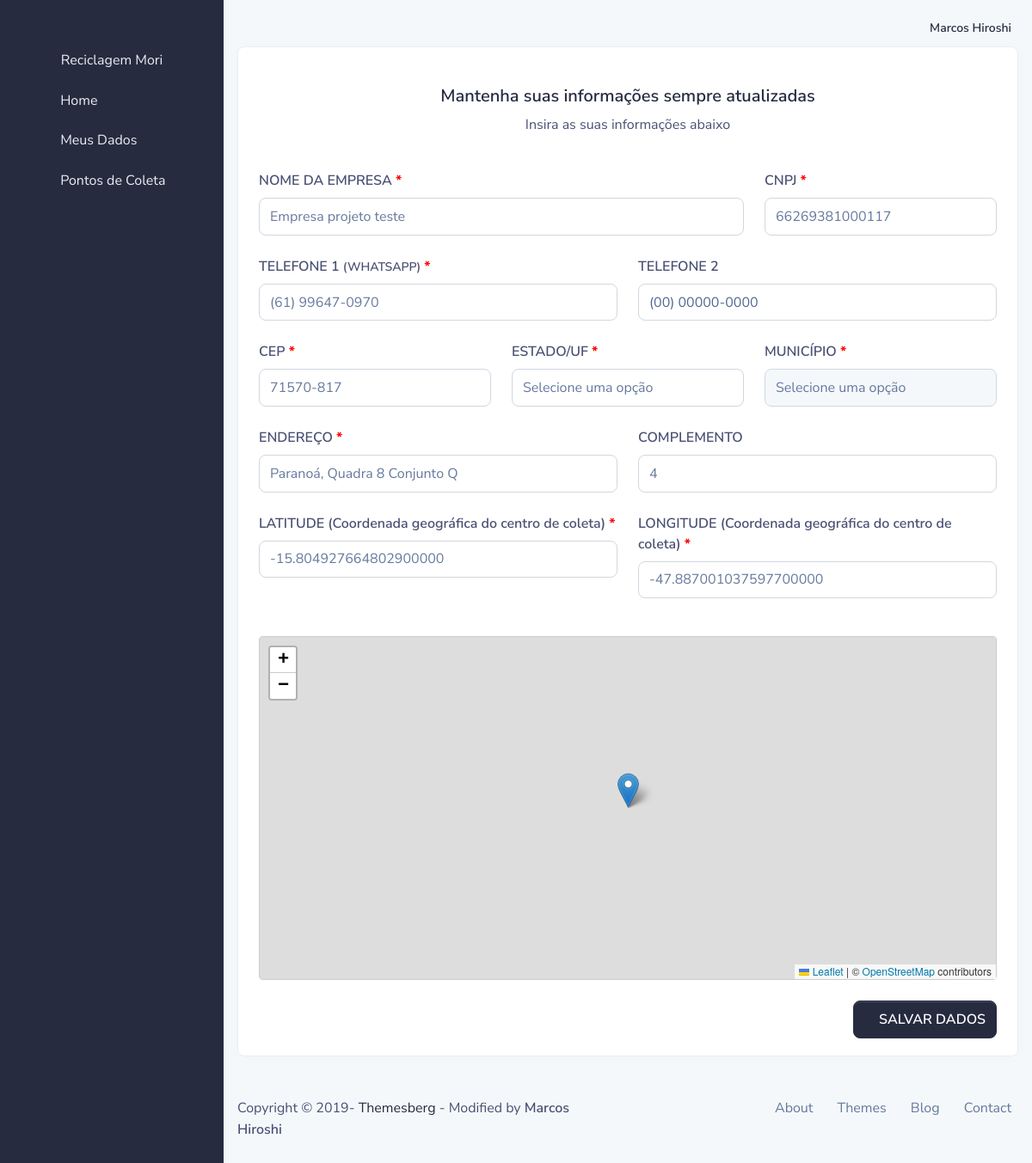
The app's page /empresa/dados/att/ (signed in) with its own data.
### usuario/models.py (models this page shows, shortened)
class User(AbstractBaseUser, PermissionsMixin):
    email = models.EmailField(verbose_name='Email de usuário', unique=True)
    first_name = models.CharField(max_length=300, blank=True, verbose_name='Nome')
    last_name = models.CharField(max_length=300, blank=True, verbose_name='Sobrenome')
    date_joined = models.DateTimeField(_('date joined'), auto_now_add=True)
    is_active = models.BooleanField(_('active'), default=False)
    is_staff = models.BooleanField(_('staff'), default=False)
    profile_active = models.ForeignKey(Group, models.DO_NOTHING, related_name='profile_active', blank=True, null=True)
    objects = UserManager()
    USERNAME_FIELD = 'email'
    REQUIRED_FIELDS = ['first_name', 'last_name']
    class Meta:
        verbose_name = _('user')
        verbose_name_plural = _('users')
    def get_full_name(self):
        return ('%s %s' % (self.first_name, self.last_name)).strip()
    def __str__(self):
        return self.get_full_name().title()

### empresa/models.py (models this page shows, shortened)
class Empresa(models.Model):
    date_create = models.DateTimeField(auto_now_add=True)
    data_updated = models.DateTimeField(auto_now=True)
    user = models.OneToOneField(User, models.DO_NOTHING, related_name='empresa_usuario')
    nome = models.CharField(max_length=256, verbose_name='Nome da Empresa')
    cnpj = models.CharField(max_length=18, verbose_name='CNPJ')
    telefone_1 = models.CharField(max_length=18, verbose_name='Telefone 1', help_text='(WHATSAPP)')
    telefone_2 = models.CharField(max_length=18, verbose_name='Telefone 2', null=True, blank=True)
    cep = models.CharField(max_length=9, verbose_name='CEP')
    logradouro = models.CharField(max_length=255, verbose_name='Endereço')
    complemento = models.CharField(max_length=255, verbose_name='Complemento', null=True, blank=True)
    municipio = models.ForeignKey(Municipio, models.DO_NOTHING, verbose_name='Município')
    longitude = models.DecimalField(max_length=255, max_digits=20, decimal_places=18, verbose_name='longitude', help_text='Coordenada geográfica do centro de coleta')
    latitude = models.DecimalField(max_length=255, max_digits=20, decimal_places=18, verbose_name='latitude', help_text='Coordenada geográfica do centro de coleta')

### empresa/views.py (the view)
# urls.py: path('dados/att/', EmpresaDadosAttView.as_view(), name='empresa_dados_att'),
class EmpresaDadosAttView(UserPassesTestMixin, UpdateView):
    model = Empresa
    template_name = '04_empresa/dados.html'
    form_class = EmpresaDadosForm
    permission_required = 'empresa.view_empresa'
    success_url = reverse_lazy('empresa_home')
    def test_func(self):
        return True if self.request.user.is_authenticated and self.request.user.profile_active.name == 'EMPRESA' else False
    def get_object(self, queryset=None):
        return self.request.user.empresa_usuario

### core/models/localidade.py (called while the page is built)
    def __str__(self):
        return self.nome

### www/templates/04_empresa/dados.html (shortened to what this page needs)
{% extends '04_empresa/base.html' %}
{% load static %}
{% block extra_css %}
    <link rel="stylesheet" href="https://unpkg.com/leaflet@1.7.1/dist/leaflet.css" />
{% endblock extra_css %}
{% block main %}
    <div class="row">
        <div class="col-md-12">
            <div class="card border-light shadow-sm">
                <div class="card-body">
                    <div class="row mt-4">
                        <div class="col-12 text-center">
                            {% if user.morador_usuario %}
                                <h5>Mantenha suas informações sempre atualizadas</h5>
                                <p>Insira as suas informações abaixo</p>
                            {% else %}
                                <h5>Faça o seu cadastro para participar do projeto</h5>
                                <p>Insira as suas informações abaixo</p>
                            {% endif %}
                        </div>
                    </div>
                    <form method="POST">
                        <div class="row mt-4">
                            <div class="col-md-8">
                                <label for="{{ form.nome.id_for_label }}">{{ form.nome.label|upper }} <b style="color: red">*</b></label>
                                {{ form.nome }}
                            </div>
                            <div class="col-md-4">
                                <label for="{{ form.cnpj.id_for_label }}">{{ form.cnpj.label|upper }} <b style="color: red">*</b></label>
                                {{ form.cnpj }}
                            </div>
                        </div>
                        <div class="row mt-4">
                            <div class="col-md-6">
                                <label for="{{ form.telefone_1.id_for_label }}">{{ form.telefone_1.label|upper }}
                                    <small>{{ form.telefone_1.help_text }}</small>
                                    <b style="color: red">*</b>
                                </label>
                                {{ form.telefone_1 }}
                            </div>
                            <div class="col-md-6">
                                <label for="{{ form.telefone_2.id_for_label }}">{{ form.telefone_2.label|upper }}</label>
                                {{ form.telefone_2 }}
                            </div>
                        </div>
                        <div class="row mt-4">
                            <div class="col-md-4">
                                <label for="{{ form.cep.id_for_label }}">{{ form.cep.label|upper }} <b style="color: red">*</b></label>
                                {{ form.cep }}
                            </div>
                            <div class="col-md-4" id="js-ajax-municipio" data-municipio-url="{% url 'ajax_municipios_data_todos' %}">
                                <label for="{{ form.estado.id_for_label }}">ESTADO/UF <b style="color: red">*</b></label>
                                {{ form.estado }}
                            </div>
                            <div class="col-md-4">
                                <label for="{{ form.municipio.id_for_label }}">{{ form.municipio.label|upper }} <b style="color: red">*</b></label>
                                <div>
                                    <select class="form-control" id="id_municipio" name="municipio" required>
                                        <option>Selecione uma opção</option>
                                    </select>
                                </div>
                            </div>
                        </div>
                        <div class="row mt-4">
                            <div class="col-md-6">
                                <label for="{{ form.logradouro.id_for_label }}">{{ form.logradouro.label|upper }} <b style="color: red">*</b></label>
                                {{ form.logradouro }}
                            </div>
                            <div class="col-md-6">
                                <label for="{{ form.complemento.id_for_label }}">{{ form.complemento.label|upper }}</label>
                                {{ form.complemento }}
                            </div>
                        </div>
                        <div class="row mt-4">
                            <div class="col-md-6">
                                <label for="{{ form.latitude.id_for_label }}">{{ form.latitude.label|upper }} ({{ form.latitude.help_text }}) <b style="color: red">*</b></label>
                                {{ form.latitude }}
                            </div>
                            <div class="col-md-6">
                                <label for="{{ form.longitude.id_for_label }}">{{ form.longitude.label|upper }} ({{ form.longitude.help_text }}) <b style="color: red">*</b></label>
                                {{ form.longitude }}
                            </div>
                        </div>
                        <div class="row mt-4">
                            <div class="col-12">
                                <div id="map-container">
                                    <div id="map"></div>
                                </div>
                            </div>
                        </div>
                        <div class="row mt-4">
                            <div class="col-12">
                                <button class="btn btn-primary float-right">
                                    <i class="fa fa-save"></i> SALVAR DADOS
                                </button>
                            </div>
                        </div>
                    </form>
                </div>
            </div>
        </div>
    </div>
{% endblock main %}

### www/templates/04_empresa/partials/navbar_main.html (shortened to what this page needs)
{% load static %}
<nav class="navbar navbar-top navbar-expand navbar-dashboard navbar-dark pl-0 pr-2 pb-0">
    <div class="container-fluid px-0">
        <div class="d-flex justify-content-between w-100" id="navbarSupportedContent">
            <ul class="navbar-nav align-items-center">
                <li class="nav-item dropdown">
                    <a class="nav-link pt-1 px-0" href="#" role="button" data-toggle="dropdown" aria-haspopup="true"
                       aria-expanded="false">
                        <div class="media d-flex align-items-center">
                            <i class="fa fa-user" style="font-size: 18px; color: #0a0b10"></i>
                            <div class="media-body ml-2 text-dark align-items-center d-lg-block">
                                <span class="mb-0 font-small font-weight-bold">{{ user|title }}</span>
                            </div>
                        </div>
                    </a>
                </li>
            </ul>
        </div>
    </div>
</nav>

### www/templates/04_empresa/dados.html (style rules this page uses)
#map-container { height: 400px; border: 1px solid #ccc; border-radius: 4px; margin-top: 20px; }
#map { width: 100%; height: 100%; }

### records on screen
User: first_name+last_name "Marcos Hiroshi"
Empresa: nome "Empresa projeto teste", cnpj "66269381000117", telefone_1 "(61) 99647-0970", cep "71570-817", logradouro "Paranoá, Quadra 8 Conjunto Q", complemento "4", latitude "-15.804927664802900000", longitude "-47.887001037597700000"
